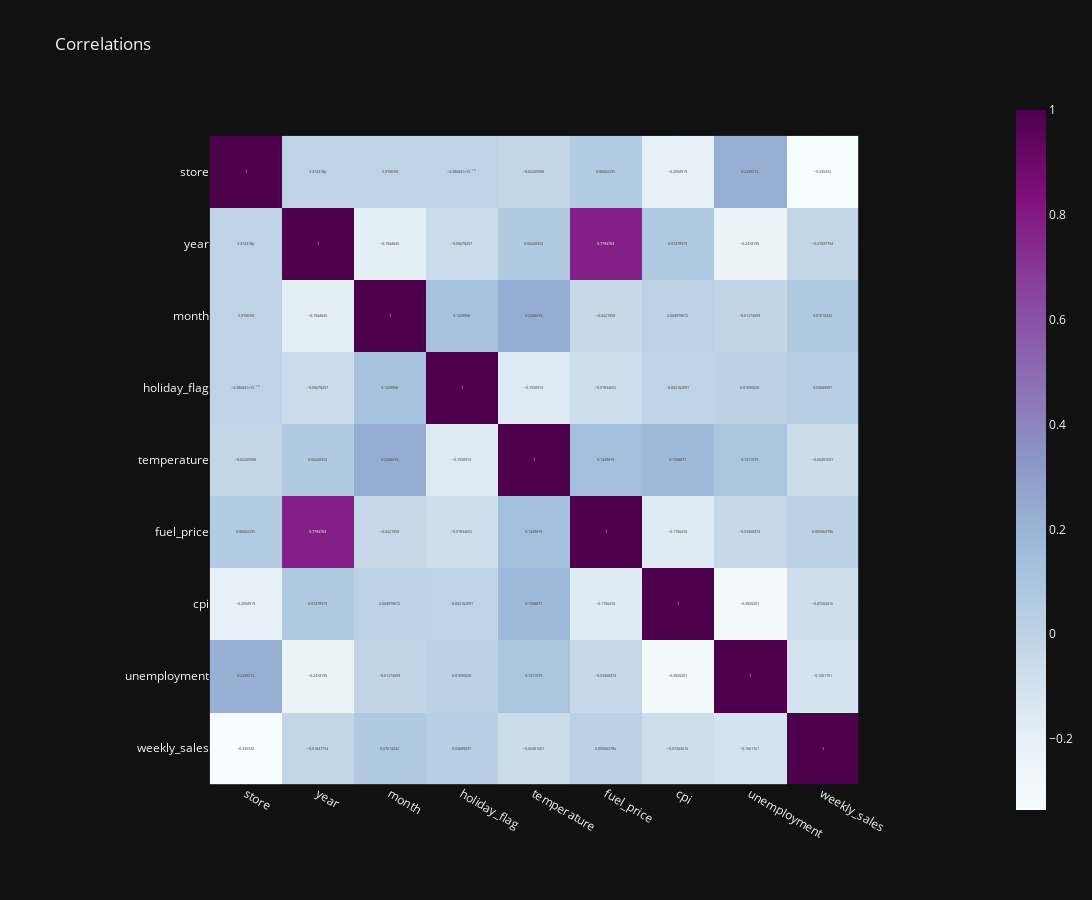

Here is the notebook cell this chart was saved with:
### Code cell
msk = df.select_dtypes(include='number').corr()
px.imshow(msk , template='plotly_dark' , text_auto=True , title='Correlations', color_continuous_scale='BuPu' , width=1200 , height=900)

### Figure 1 — Plotly figure (JSON) as saved in the notebook; plotly's stock layout.template omitted (floating-point values rounded to 4 significant figures)
{"data": [{"coloraxis": "coloraxis", "hovertemplate": "x: %{x}<br>y: %{y}<br>color: %{z}<extra></extra>", "name": "0", "texttemplate": "%{z}", "type": "heatmap", "x": ["store", "year", "month", "holiday_flag", "temperature", "fuel_price", "cpi", "unemployment", "weekly_sales"], "xaxis": "x", "y": ["store", "year", "month", "holiday_flag", "temperature", "fuel_price", "cpi", "unemployment", "weekly_sales"], "yaxis": "y", "z": [[1, 3.474e-12, 2.911e-15, -4.387e-16, -0.02266, 0.06002, -0.2095, 0.2235, -0.3353], [3.474e-12, 1, -0.1945, -0.05678, 0.06427, 0.7795, 0.0748, -0.2418, -0.01838], [2.911e-15, -0.1945, 1, 0.123, 0.2359, -0.04216, 0.00498, -0.01275, 0.07614], [-4.387e-16, -0.05678, 0.123, 1, -0.1551, -0.07835, -0.002162, 0.01096, 0.03689], [-0.02266, 0.06427, 0.2359, -0.1551, 1, 0.145, 0.1769, 0.1012, -0.06381], [0.06002, 0.7795, -0.04216, -0.07835, 0.145, 1, -0.1706, -0.03468, 0.009464], [-0.2095, 0.0748, 0.00498, -0.002162, 0.1769, -0.1706, 1, -0.302, -0.07263], [0.2235, -0.2418, -0.01275, 0.01096, 0.1012, -0.03468, -0.302, 1, -0.1062], [-0.3353, -0.01838, 0.07614, 0.03689, -0.06381, 0.009464, -0.07263, -0.1062, 1]]}], "layout": {"coloraxis": {"colorscale": [[0, "rgb(247,252,253)"], [0.125, "rgb(224,236,244)"], [0.25, "rgb(191,211,230)"], [0.375, "rgb(158,188,218)"], [0.5, "rgb(140,150,198)"], [0.625, "rgb(140,107,177)"], [0.75, "rgb(136,65,157)"], [0.875, "rgb(129,15,124)"], [1, "rgb(77,0,75)"]]}, "height": 900, "title": {"text": "Correlations"}, "width": 1200, "xaxis": {"anchor": "y", "autorange": true, "constrain": "domain", "domain": [0.1429, 0.8571], "range": [-0.5, 8.5], "scaleanchor": "y", "type": "category"}, "yaxis": {"anchor": "x", "autorange": true, "constrain": "domain", "domain": [0, 1], "range": [8.5, -0.5], "type": "category"}}}
